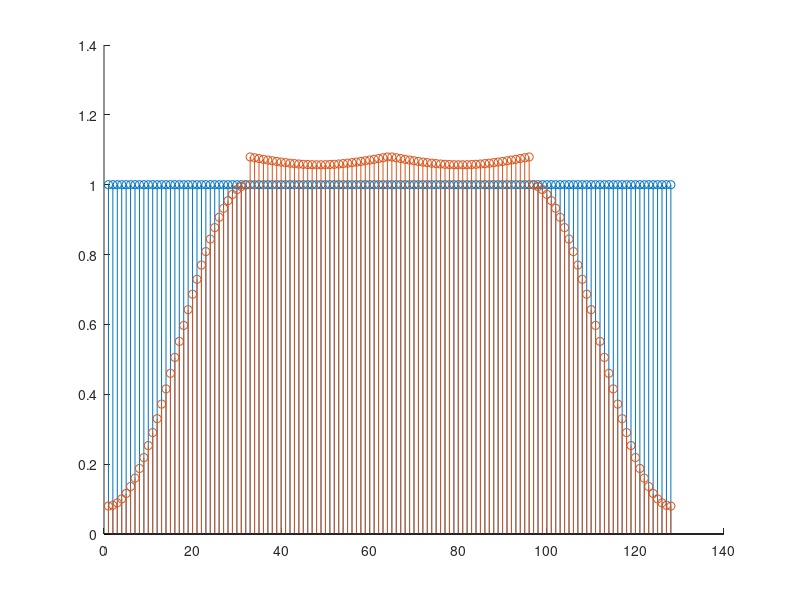
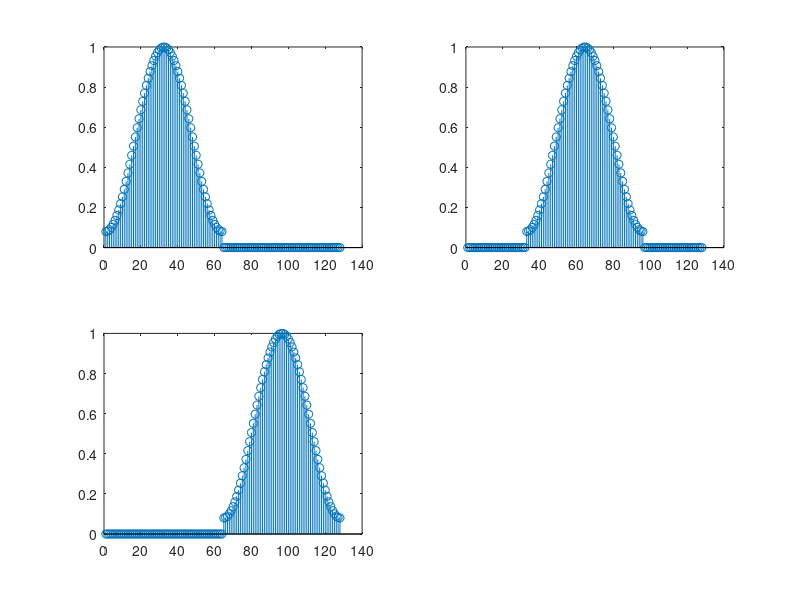

Write MATLAB code to recreate these figures, in order.
clc
clear all
close all

toBeWinedData = ones(1,128)';
winedData1 = toBeWinedData(1:64).*hamming(64)
winedData2 = toBeWinedData(33:96).*hamming(64)
winedData3 = toBeWinedData(65:128).*hamming(64)
winedData1 = [winedData1;zeros(1,64)']
winedData2 = [zeros(1,32)';winedData2;zeros(1,32)']
winedData3 = [zeros(1,64)';winedData3]
winedData = winedData1+ winedData2+winedData3
figure('name','hammingWindow')
hold on
stem(toBeWinedData)
stem(winedData)
% stem(winedData1)
% stem(winedData2)
% stem(winedData3)
hold off
figure
subplot(2,2,1)
stem(winedData1)
subplot(2,2,2)
stem(winedData2)
subplot(2,2,3)
stem(winedData3)